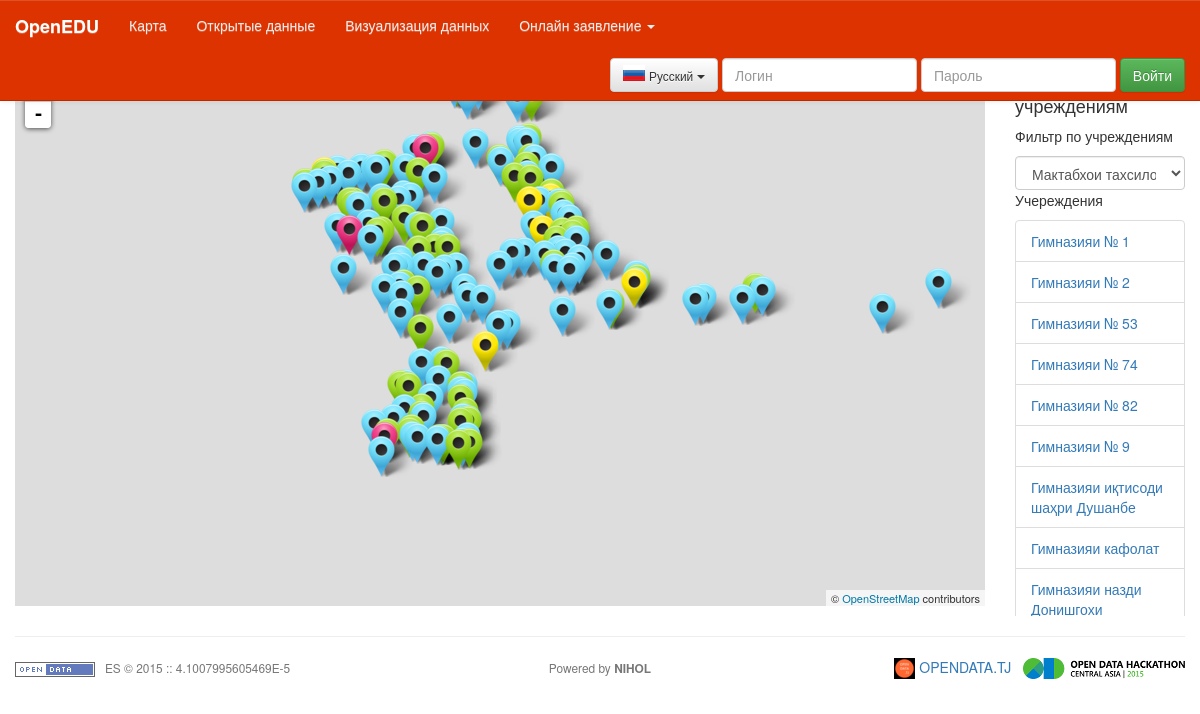
Screenshot of /?c=map with the database file from the repository.
### tables this page shows
CREATE TABLE IF NOT EXISTS `muassisaho` (
  `m-id` int(11) NOT NULL AUTO_INCREMENT,
  `namud` int(11) DEFAULT NULL,
  `name_ru` varchar(255) DEFAULT NULL,
  `name_tj` varchar(255) DEFAULT NULL,
  `director` varchar(255) DEFAULT NULL,
  `address` varchar(255) DEFAULT NULL,
  `geo_id` int(11) DEFAULT NULL,
  `phone` varchar(45) DEFAULT NULL,
  `cellphone` varchar(45) DEFAULT NULL,
  `geo_lat` varchar(20) DEFAULT NULL,
  `geo_lng` varchar(20) DEFAULT NULL,
  `muassisa_photo` varchar(255) NOT NULL,
  PRIMARY KEY (`m-id`)
);

### app/mvc/c/map_c.php (called while the page is built, shortened)
<?php
class MAP_C {
    function __construct($REQUEST,$model,$view){
    	$UI=\CORE\BC\UI::init();
        switch($REQUEST->get('act')){
			default:
				$UI->pos['main'].=$view->main($model);
			break;
		}
    }
}

### core/bc/app.php (called while the page is built, shortened)
<?php
class REQUEST {
    public function get($param=''){
    	if(isset($this->$param)){return $this->$param;} else {return '';}
    }
}
class ROUTER {
    private static $inst;
    public static function init($REQUEST,$modules) {
        if(empty(self::$inst)) {
            self::$inst = new self($REQUEST,$modules);
        }
        return self::$inst;
    }
    private function __construct($REQUEST,$modules) {
    	if($REQUEST->get('c')==''){
    		UI::init()->static_page('home');
    	} else {
			if(isset($modules[$REQUEST->get('c')])){
		    		$model=null; $view=null; $controller=null;
		    		$p2=strtoupper($REQUEST->get('c'));
		    		$path=array('m'=>'','v'=>'','c'=>'');
				if($modules[$REQUEST->get('c')]==0){
					$p1='CORE\\MVC\\';
					$path['m']=$p1.'M\\'.$p2.'_M';
					$path['v']=$p1.'V\\'.$p2.'_V';
					$path['c']=$p1.'C\\'.$p2.'_C';
				} else {
					$p1='APP\\MVC\\';
					$path['m']=$p1.'M\\'.$p2.'_M';
					$path['v']=$p1.'V\\'.$p2.'_V';
					$path['c']=$p1.'C\\'.$p2.'_C';
				}
                    if(class_exists($path['c'])){
                        if(\SEC::init()->acl($REQUEST->get('c'),$REQUEST->get('act'))){
                            if(class_exists($path['m'])){ $model = new $path['m'](); }
                            if(class_exists($path['v'])){ $view = new $path['v'](); }
                            $controller = new $path['c']($REQUEST,$model,$view);
                        }
                    } else {
                        \CORE::msg('error','Module not loaded');
                    }
	    	} else {
	   			\CORE::msg('error','Unregistered module');
	   			UI::init()->static_page('home');
	    	}
    	}
    }
}
class APP {
    private static $inst;
    private $modules=array();
    public static function init() {
        if(empty(self::$inst)) {
            self::$inst = new self();
            if(is_readable(ADIR.'/main.php')) include(ADIR.'/main.php');
        }
        return self::$inst;
    }
    private function __construct() {
    	$modules=array_merge(\CORE::init()->get_modules(), $this->modules);
    	$REQUEST = new REQUEST();
        ROUTER::init($REQUEST,$modules);
    }
    public function set_modules(){
        global $appmods;
        $count=count($appmods);
        for($i=0;$i<$count;$i++){
            $this->modules[$appmods[$i]]=1;
        }
    }
}

### core/bc/core.php (called while the page is built, shortened)
<?php
class CORE {
	private static $inst;
    public static function init() {
        if(empty(self::$inst)) {
            self::$inst = new self();
        }
        return self::$inst;
    }
    public static function msg($type='debug',$txt='') {
        if(NL_DEBUG==0 && $type=='debug') { return; }
    }
}
class DB {
private static $inst;
private $connected=false;
public $dbh=null;
public static function init() {
    if(empty(self::$inst)) {
        self::$inst = new self();
    }
    return self::$inst;
}
private function __construct(){
    $this->connect();
}
private function connect(){
    global $conf;
    try {
        $dsn='mysql:host='.$conf['db_server'].';dbname='.$conf['db_name'];
        $opt=array(
            PDO::ATTR_ERRMODE => PDO::ERRMODE_EXCEPTION,
            PDO::ATTR_DEFAULT_FETCH_MODE => PDO::FETCH_ASSOC
        );
        $this->dbh = new PDO($dsn,$conf['db_user'],$conf['db_pass'],$opt);
        $this->dbh->query('SET NAMES '.$conf['db_charset']);
        $this->connected=true;
    } catch(PDOException $e) {
        CORE::msg('error','Some problems with db connection (check configuration)');
        CORE::msg('debug',$e->getMessage());
    }
}
public function connected(){ return $this->connected; }
public function close(){
    if($this->dbh!=null){
        $this->dbh=null;
        $this->connected=false;
    }
}
}

### app/mvc/m/map_m.php (called while the page is built, shortened)
<?php
class MAP_M {
    public function get_muassisaho(){
    	$muassisaho=array();
    	$DB=\DB::init();
    	if($DB->connected()){
    		$sql = "SELECT * FROM `muassisaho` LEFT OUTER JOIN `geo`
    		ON `geo_id`=`geo-id`
    		LEFT OUTER JOIN `namudi_muassisa` ON `namud`=`namud-id` ORDER BY `geo_id`,`name_ru`;";
			$sth = $DB->dbh->prepare($sql);
			$sth->execute();
			if($sth->rowCount()>0){
				while($r=$sth->fetch()){
					$muassisaho[$r['m-id']]=$r;
				}
			}
    	}
    	return $muassisaho;
    }
    public function get_muassisaho_by_type($namud){
        $muassisaho=array();
        $DB=\DB::init();
        if($DB->connected()){
            $sql = "SELECT * FROM `muassisaho` LEFT OUTER JOIN `geo`
    		ON `geo_id`=`geo-id`
    		LEFT OUTER JOIN `namudi_muassisa` ON `namud`=`namud-id`
    		where namud=:namud
    		ORDER BY `geo_id`,`name_ru`;";
            $sth = $DB->dbh->prepare($sql);
            $sth->execute(array(':namud'=>$namud));
            if($sth->rowCount()>0){
                while($r=$sth->fetch()){
                    $muassisaho[$r['m-id']]=$r;
                }
            }
        }
        return $muassisaho;
    }
    public function get_namudi_muassisa(){
    	$lang=\CORE::init()->lang;
    	$namudi_muassisa=array();
    	$DB=\DB::init();
    	if($DB->connected()){
    		$sql = "SELECT * FROM `namudi_muassisa`;";
			$sth = $DB->dbh->prepare($sql);
			$sth->execute();
			if($sth->rowCount()>0){
				while($r=$sth->fetch()){
					$namudi_muassisa[$r['namud-id']]=$r['namud-name_'.$lang];
				}
			}
    	}
    	return $namudi_muassisa;
    }
}

### conf.php (called while the page is built, shortened)
<?php
$conf['db_server']='localhost';
$conf['db_port']='';
$conf['db_charset']='utf8';
$conf['db_name']=APPNAME;
$conf['db_user']='es';
$conf['db_pass']='es2015';
$conf['db_con']=false;
$conf['tpl']=UIPATH.'/tpl/es';

### app/mvc/v/map_v.php (the view, shortened to what this page needs)
<?php
class MAP_V {
    public function main($model, $show_bar=true){
    	$result='';
    	$muassisaho=$model->get_muassisaho();
    	\CORE\BC\UI::init()->pos['link'].='<link rel="stylesheet" href="'.UIPATH.'/ext/map/leaflet.css" />';
    	$result.='
        <div class="row">';
                if ($show_bar) {
                    $result.='<div class="col-sm-10"><div id="map" style="height: 540px"></div>';
                }else{
                    $result.='<div class="col-sm-12">
                    <div id="map" class="mapx" style="height: 340px"></div>';
                }
            $result.='</div>';
            if ($show_bar) {
                $result .= '<div class="col-sm-2">
                <h4>Поиск по учреждениям</h4>
                <div style="height:540px; overflow: auto; max-height: 490px;">
                <p>Фильтр по учреждениям</p>
                <select id="namudi_muassisa" class="form-control">';
                $namudho = $model->get_namudi_muassisa();
                foreach ($namudho as $key => $v) {
                    if ($key == 2) {
                        $result .= '<option selected value=' . $key . '>' . $v . '</option>';
                    } else {
                        $result .= '<option value=' . $key . '>' . $v . '</option>';
                    }
                }
                $result .= '</select>
                <p>Учереждения</p>
                <ul class="list-group" id="muassisa_list">';
                $muassisaho = $model->get_muassisaho_by_type(2);
                foreach ($muassisaho as $key => $v) {
                    $result .= '<li class="list-group-item"><a class="jump_to_location" data="' . $v['geo_lat'] . '~' . $v['geo_lng'] . '" href="#">' . $v['name_ru'] . '</a></li>';
                }
                $result.='</ul></div></div>';
            }
        $result.='</div>';
		return $result;
    }
}

### rows the page displays
muassisaho: name_ru "Гимназияи № 1"
muassisaho: name_ru "Гимназияи № 2"
muassisaho: name_ru "Гимназияи № 53"
muassisaho: name_ru "Гимназияи № 74"
muassisaho: name_ru "Гимназияи № 82"
muassisaho: name_ru "Гимназияи № 9"
muassisaho: name_ru "Гимназияи иқтисоди шаҳри Душанбе"
muassisaho: name_ru "Гимназияи кафолат"
muassisaho: name_ru "Гимназияи назди Донишгохи…"

### other values shown
lang('openedu','OpenEDU') "OpenEDU"
lang('map','Карта') "Карта"
lang('od','Открытые данные') "Открытые данные"
lang('dv','Визуализация данных') "Визуализация данных"
lang('onlineapp','Онлайн заявление') "Онлайн заявление"
$langs[$lang] "Русский"
lang('signin','Sign in') "Войти"
form field value "Мактабхои тахсилоти миёна умуми"
